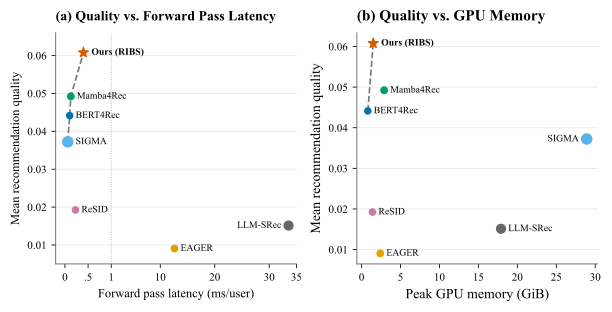

The Python source for this figure:
#!/usr/bin/env python3
"""Generate memory_latency_RIBS.pdf beside this script.

Dependencies: numpy, matplotlib.
Latency values are 1000 / full-catalog throughput (ms/user),
not independently timed forward passes. The x-axis uses a declared
piecewise-linear scale. Font source: Microsoft Core Fonts times32.exe,
https://downloads.sourceforge.net/corefonts/times32.exe.
"""
import matplotlib
matplotlib.use("Agg")

import numpy as np
import matplotlib.pyplot as plt

from pathlib import Path
from matplotlib import font_manager

# Load local Times New Roman fonts, or use the installed font on this machine.
_base_dir = Path(__file__).resolve().parent if "__file__" in globals() else Path.cwd()
if (_base_dir / "MediaTek_2026_project/ver5/overhead").is_dir():
    _base_dir = _base_dir / "MediaTek_2026_project/ver5/overhead"
for _font_file in (_base_dir / "fonts/TimesNewRoman").glob("*.TTF"):
    font_manager.fontManager.addfont(str(_font_file))
font_manager.findfont("Times New Roman", fallback_to_default=False)
# Match preliminary/aggregated/plot_aggregated.py typography and axes.
plt.rcParams.update({
    "font.family": "Times New Roman",
    "font.size": 9, "axes.titlesize": 10, "axes.labelsize": 9,
    "xtick.labelsize": 8, "ytick.labelsize": 8, "legend.fontsize": 9,
    "axes.spines.top": False, "axes.spines.right": False,
    "axes.linewidth": .65, "axes.edgecolor": "#666666",
    "grid.color": "#D8DCE1", "grid.linewidth": .5,
    "pdf.fonttype": 42, "ps.fonttype": 42,
    "savefig.facecolor": "white", "figure.facecolor": "white",
    "axes.unicode_minus": False,
})

# The preliminary palette, extended for eight methods; shared across both panels.
method_colors = {
    "BERT4Rec": "#0072B2", "EAGER": "#E69F00",
    "Mamba4Rec": "#009E73", "ReSID": "#CC79A7",
    "SIGMA": "#56B4E9", "LLM-SRec": "#666666",
    "LLMRec": "#000000", "Ours": "#D55E00",
}


# ============================================================
# Data from your tables
# ============================================================

methods = [
    "BERT4Rec",
    "EAGER",
    "Mamba4Rec",
    "ReSID",
    "SIGMA",
    "LLM-SRec",
    "LLMRec",
    "Ours",
]

# Full-catalog throughput (users/sec)
throughput = {
    "BERT4Rec": 9700,
    "EAGER": 79.3,
    "Mamba4Rec": 7900,
    "ReSID": 4400,
    "SIGMA": 16600,
    "LLM-SRec": 29.8,
    "LLMRec": None,
    "Ours": 2500,
}

# Throughput-derived latency proxy (ms/user), not isolated forward-pass timing.
# Replace with measured forward-pass latencies when available.
forward_pass_latency = {
    method: 1000.0 / value if value is not None else None
    for method, value in throughput.items()
}

# Peak GPU memory (GiB)
memory = {
    "BERT4Rec": 0.8,
    "EAGER": 2.4,
    "Mamba4Rec": 2.9,
    "ReSID": 1.4,
    "SIGMA": 28.9,
    "LLM-SRec": 17.9,
    "LLMRec": None,
    "Ours": 1.5,
}

# ============================================================
# Recommendation quality
# ============================================================

quality = {
    "BERT4Rec": [
        .0885, .0832, .1002, .0869,
        .0203, .0157, .0271, .0178,
        .0311, .0234, .0428, .0272,
        .0363, .0279, .0466, .0312
    ],

    "EAGER": [
        .0137, .0090, .0206, .0111,
        .0022, .0014, .0045, .0022,
        .0167, .0107, .0278, .0143,
        .0028, .0017, .0042, .0021
    ],

    "Mamba4Rec": [
        .1057, .1048, .1057, .1048,
        .0251, .0208, .0310, .0227,
        .0375, .0301, .0489, .0337,
        .0297, .0251, .0352, .0268
    ],

    "ReSID": [
        .0398, .0515, .0289, .0327,
        .0093, .0063, .0144, .0079,
        .0156, .0101, .0255, .0133,
        .0132, .0090, .0194, .0110
    ],

    "SIGMA": [
        .0899, .0824, .1042, .0870,
        .0112, .0074, .0177, .0095,
        .0270, .0187, .0402, .0229,
        .0195, .0136, .0280, .0164
    ],

    "LLM-SRec": [
        .0268, .0175, .0453, .0234,
        .0098, .0065, .0160, .0084,
        .0118, .0072, .0205, .0100,
        .0064, .0081, .0095, .0148
    ],

    "LLMRec": [
        .0851, .0836, .0892, .0849,
        .0178, .0143, .0228, .0159,
        .0170, .0132, .0228, .0151,
        .0299, .0226, .0395, .0257
    ],

    "Ours": [
        .1222, .1118, .1332, .1153,
        .0338, .0271, .0428, .0300,
        .0439, .0344, .0567, .0385,
        .0467, .0373, .0579, .0409
    ],
}

# Mean quality across all 16 reported metrics
mean_quality = {
    method: np.mean(values)
    for method, values in quality.items()
}

# ============================================================
# Print mean quality
# ============================================================

print("=" * 60)
print("Mean recommendation quality")
print("=" * 60)

for m in methods:
    print(f"{m:12s}: {mean_quality[m]:.4f}")


# ============================================================
# Generic Pareto functions
# ============================================================

def pareto_frontier_max_max(methods, objective_x, objective_y):
    """
    Both objectives are maximized.
    """
    valid = [
        m for m in methods
        if objective_x[m] is not None
        and objective_y[m] is not None
    ]

    pareto = []

    for method in valid:
        x = objective_x[method]
        y = objective_y[method]

        dominated = False

        for other in valid:
            if other == method:
                continue

            x_other = objective_x[other]
            y_other = objective_y[other]

            if (
                x_other >= x
                and y_other >= y
                and (x_other > x or y_other > y)
            ):
                dominated = True
                break

        if not dominated:
            pareto.append(method)

    return pareto


def pareto_frontier_min_max(methods, objective_x, objective_y):
    """
    X objective is minimized.
    Y objective is maximized.
    """
    valid = [
        m for m in methods
        if objective_x[m] is not None
        and objective_y[m] is not None
    ]

    pareto = []

    for method in valid:
        x = objective_x[method]
        y = objective_y[method]

        dominated = False

        for other in valid:
            if other == method:
                continue

            x_other = objective_x[other]
            y_other = objective_y[other]

            if (
                x_other <= x
                and y_other >= y
                and (x_other < x or y_other > y)
            ):
                dominated = True
                break

        if not dominated:
            pareto.append(method)

    return pareto


# ============================================================
# Calculate both Pareto frontiers
# ============================================================

# Latency: minimize
# Quality: maximize
pareto_latency = pareto_frontier_min_max(
    methods,
    forward_pass_latency,
    mean_quality
)

# Memory: minimize
# Quality: maximize
pareto_memory = pareto_frontier_min_max(
    methods,
    memory,
    mean_quality
)

print("\n" + "=" * 60)
print("Pareto-optimal methods: Forward Pass Latency vs Quality")
print("=" * 60)

for m in pareto_latency:
    print(
        f"{m:12s} | "
        f"Latency = {forward_pass_latency[m]:8.3f} ms/user | "
        f"Quality = {mean_quality[m]:.4f}"
    )

print("\n" + "=" * 60)
print("Pareto-optimal methods: Memory vs Quality")
print("=" * 60)

for m in pareto_memory:
    print(
        f"{m:12s} | "
        f"Memory = {memory[m]:6.1f} GiB | "
        f"Quality = {mean_quality[m]:.4f}"
    )


# ============================================================
# Plot settings
# ============================================================

plot_methods_latency = [
    m for m in methods
    if forward_pass_latency[m] is not None
]

plot_methods_memory = [
    m for m in methods
    if memory[m] is not None
]

# Marker size based on the OTHER efficiency metric
# This keeps the visual information from your original plot.
def marker_size(method):
    return 55 if method == "Ours" else 20 + memory[method] * 1.2


# Place each label just beyond the marker edge, vertically centered on its point.
# Scatter sizes are in points squared, so sqrt(size) / 2 approximates the radius.
offsets_latency = {
    method: ((-1 if method == "LLM-SRec" else 1)
             * (np.sqrt(marker_size(method)) / 2 + 2), 0)
    for method in plot_methods_latency
}
offsets_memory = {
    method: ((-1 if method == "SIGMA" else 1)
             * (np.sqrt(marker_size(method)) / 2 + 2), 0)
    for method in plot_methods_memory
}

# ============================================================
# Side-by-side Pareto plots
# ============================================================

fig, (ax1, ax2) = plt.subplots(
    1, 2,
    figsize=(6, 3),
    constrained_layout=True
)

# ============================================================
# (a) Forward Pass Latency vs Quality
# ============================================================

for method in plot_methods_latency:

    if method == "Ours":
        ax1.scatter(
            forward_pass_latency[method],
            mean_quality[method],
            s=marker_size(method),
            marker="*",
            facecolors=method_colors[method],
            edgecolors=method_colors[method],
            linewidths=1.0,
            zorder=5,
        )
    else:
        ax1.scatter(
            forward_pass_latency[method],
            mean_quality[method],
            s=marker_size(method),
            facecolors=method_colors[method],
            edgecolors=method_colors[method],
            linewidths=0.9,
            zorder=3
        )

# Pareto frontier
pareto_sorted = sorted(
    pareto_latency,
    key=lambda m: forward_pass_latency[m]
)

ax1.plot(
    [forward_pass_latency[m] for m in pareto_sorted],
    [mean_quality[m] for m in pareto_sorted],
    linestyle="--",
    linewidth=1.2,
    color="#777777",
    zorder=2,
    label="Pareto frontier"
)

# Labels
for method in plot_methods_latency:

    dx, dy = offsets_latency.get(method, (8, 8))

    ax1.annotate(
        ("Ours (RIBS)" if method == "Ours" else method),
        (forward_pass_latency[method], mean_quality[method]),
        xytext=(dx, dy),
        textcoords="offset points",
        fontsize=7,
        ha="right" if method == "LLM-SRec" else "left",
        va="center",
        fontweight="bold" if method == "Ours" else "normal",
    )

# Piecewise-linear axis: 0–1 ms/user occupies about 20% of the positive axis width.
# Values and tick labels remain in original ms/user units.
latency_low_scale = 8.5

def latency_axis_forward(x):
    x = np.asarray(x)
    return np.where(x <= 1.0, latency_low_scale * x,
                    latency_low_scale + x - 1.0)

def latency_axis_inverse(x):
    x = np.asarray(x)
    return np.where(x <= latency_low_scale, x / latency_low_scale,
                    1.0 + x - latency_low_scale)

ax1.set_xscale("function", functions=(latency_axis_forward, latency_axis_inverse))
ax1.set_xticks([0, 0.5, 1, 10, 20, 30, 35])
ax1.set_xticklabels(["0", ".5", "1", "10", "20", "30", "35"])
ax1.axvline(1, color="#777777", linestyle=":", linewidth=.65, alpha=0.6)
# ax1.text(0.73, 0.90, "Scale changes at 1 ms/user", transform=ax1.transAxes,
#          ha="center", va="top", fontsize=9, color="dimgray")
ax1.set_xlim(-0.2, 35)  # Left padding keeps SIGMA clear of the frame.
ax1.set_ylim(0.005, 0.066)

ax1.set_xlabel(
    "Forward pass latency (ms/user)",
    fontsize=9
)

ax1.set_ylabel(
    "Mean recommendation quality",
    fontsize=9
)

ax1.set_title(
    "(a) Quality vs. Forward Pass Latency",
    fontsize=10,
    loc="left",
    pad=9,
    fontweight="bold"
)

ax1.grid(axis="y", alpha=.8)
ax1.set_axisbelow(True)
ax1.tick_params(direction="out", length=3, width=.6)

# ax1.legend(
#     loc="center right",
#     frameon=True
# )


# ============================================================
# (b) Memory vs Quality
# ============================================================

for method in plot_methods_memory:

    if method == "Ours":
        ax2.scatter(
            memory[method],
            mean_quality[method],
            s=marker_size(method),
            marker="*",
            facecolors=method_colors[method],
            edgecolors=method_colors[method],
            linewidths=1.0,
            zorder=5,
        )
    else:
        ax2.scatter(
            memory[method],
            mean_quality[method],
            s=marker_size(method),
            facecolors=method_colors[method],
            edgecolors=method_colors[method],
            linewidths=0.9,
            zorder=3
        )

# Pareto frontier
pareto_sorted_memory = sorted(
    pareto_memory,
    key=lambda m: memory[m]
)

ax2.plot(
    [memory[m] for m in pareto_sorted_memory],
    [mean_quality[m] for m in pareto_sorted_memory],
    linestyle="--",
    linewidth=1.2,
    color="#777777",
    zorder=2,
    label="Pareto frontier"
)

# Labels
for method in plot_methods_memory:

    dx, dy = offsets_memory.get(method, (8, 8))

    ax2.annotate(
        "Ours (RIBS)" if method == "Ours" else method,
        (memory[method], mean_quality[method]),
        xytext=(dx, dy),
        textcoords="offset points",
        fontsize=7,
        ha="right" if method == "SIGMA" else "left",
        va="center",
        fontweight="bold" if method == "Ours" else "normal",
    )

ax2.set_xlabel(
    "Peak GPU memory (GiB)",
    fontsize=10
)

ax2.set_ylabel(
    "Mean recommendation quality",
    fontsize=10
)

ax2.set_title(
    "(b) Quality vs. GPU Memory",
    fontsize=11,
    loc="left",
    pad=9,
    fontweight="bold"
)

ax2.grid(axis="y", alpha=.8)
ax2.set_axisbelow(True)
ax2.tick_params(direction="out", length=3, width=.6)

# ax2.legend(
#     loc="lower right",
#     frameon=True
# )


# ============================================================
# Final formatting
# ============================================================

# The available timings cover full-catalog evaluation, not an isolated forward pass.
# Latencies are throughput-derived proxies, not isolated forward-pass measurements.
from pathlib import Path
output_dir = _base_dir
output_path = output_dir / "memory_latency_RIBS.pdf"
# Keep point labels inside their subplot, including after layout/font changes.
def keep_labels_inside_axes(fig, axes, padding_points=4):
    from matplotlib.text import Annotation

    for _ in range(3):
        fig.canvas.draw()
        renderer = fig.canvas.get_renderer()
        padding = renderer.points_to_pixels(padding_points)
        for ax in axes:
            bounds = ax.get_window_extent(renderer)
            for label in ax.texts:
                if not isinstance(label, Annotation):
                    continue
                box = label.get_window_extent(renderer)
                shift_x = max(bounds.x0 + padding - box.x0, 0)
                shift_x -= max(box.x1 - (bounds.x1 - padding), 0)
                shift_y = max(bounds.y0 + padding - box.y0, 0)
                shift_y -= max(box.y1 - (bounds.y1 - padding), 0)
                dx, dy = label.get_position()
                pixels_per_point = renderer.points_to_pixels(1)
                label.set_position((dx + shift_x / pixels_per_point,
                                    dy + shift_y / pixels_per_point))

keep_labels_inside_axes(fig, (ax1, ax2))
fig.savefig(output_path, format="pdf", bbox_inches="tight")
print(f"Saved PDF: {output_path.resolve()}")
plt.close(fig)
